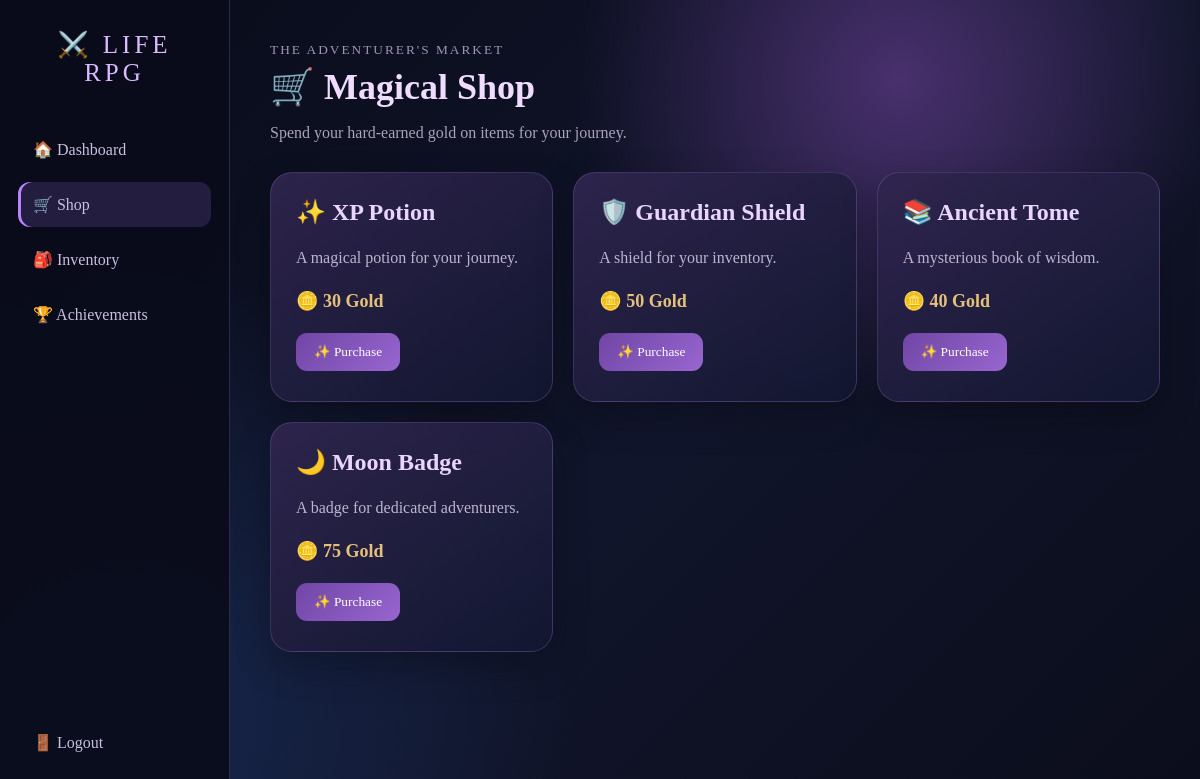
/shop/ (signed in), run on the app's committed database.
### game/models.py (models this page shows)
class ShopItem(models.Model):
    name = models.CharField(max_length=100)
    description = models.TextField(blank=True)
    price = models.IntegerField(default=10)

### game/views.py (the view)
# urls.py: path('shop/', views.shop, name='shop'),
@login_required
def shop(request):
    items = ShopItem.objects.all()
    return render(request, 'game/shop.html', {
        'items': items
    })

### game/templates/game/shop.html (shortened to what this page needs)
<!DOCTYPE html>
<html>
<head>
</head>
<body>
<aside class="sidebar">
    <div class="brand">
        ⚔️ LIFE<br>RPG
    </div>
    <a href="{% url 'dashboard' %}">🏠 Dashboard</a>
    <a class="active" href="{% url 'shop' %}">🛒 Shop</a>
    <a href="{% url 'inventory' %}">🎒 Inventory</a>
    <a href="{% url 'achievements' %}">🏆 Achievements</a>
    <a class="logout" href="{% url 'logout' %}">🚪 Logout</a>
</aside>
<main class="main">
    <div class="header">
        <small>THE ADVENTURER'S MARKET</small>
        <h1>🛒 Magical Shop</h1>
        <p>Spend your hard-earned gold on items for your journey.</p>
    </div>
    <div class="shop-grid">
        {% for item in items %}
        <div class="item">
            <h2>{{ item.name }}</h2>
            <p>{{ item.description }}</p>
            <p class="price">
                🪙 {{ item.price }} Gold
            </p>
            <form method="POST" action="{% url 'buy_item' item.id %}">
                <button type="submit">
                    ✨ Purchase
                </button>
            </form>
        </div>
        {% empty %}
        <div class="item">
            <h2>🌙 Shop is Empty</h2>
            <p>No magical items are available yet.</p>
        </div>
        {% endfor %}
    </div>
</main>
</body>
</html>

### game/templates/game/shop.html (style rules this page uses)
* { box-sizing: border-box; }
body { margin: 0; min-height: 100vh; color: #eee7ff; font-family: Georgia, serif; background: radial-gradient(circle at 75% 10%, #48306d 0%, transparent 28%), radial-gradient(circle at 10% 90%, #17274d 0%, transparent 35%), linear-gradient(135deg, #080b18, #11152b 55%, #0b0d1b); }
.sidebar { position: fixed; left: 0; top: 0; width: 230px; height: 100vh; padding: 30px 18px; background: rgba(10,12,27,.94); border-right: 1px solid rgba(190,155,255,.2); display: flex; flex-direction: column; }
.brand { text-align: center; color: #dcbaff; letter-spacing: 4px; font-size: 25px; margin-bottom: 35px; }
.sidebar a { padding: 13px 15px; margin: 5px 0; color: #c9c0df; text-decoration: none; border-radius: 12px; }
.sidebar a:hover, .active { background: rgba(130,91,190,.22); color: #fff; box-shadow: inset 3px 0 #b982ff; }
.logout { margin-top: auto !important; }
.main { margin-left: 230px; padding: 40px; }
.header { margin-bottom: 30px; }
.header small { color: #9e94b8; letter-spacing: 2px; }
.header h1 { color: #f0dcff; font-size: 36px; margin: 8px 0; }
.header p { color: #aaa3b9; }
.shop-grid { display: grid; grid-template-columns: repeat(3, 1fr); gap: 20px; }
.item { padding: 25px; min-height: 230px; border-radius: 22px; background: linear-gradient( 145deg, rgba(48,37,78,.94), rgba(18,23,48,.96) ); border: 1px solid rgba(195,155,255,.2); box-shadow: 0 15px 35px rgba(0,0,0,.25); transition: .3s; }
.item h2 { color: #ead5ff; margin-top: 0; }
.item p { color: #bdb4cf; line-height: 1.5; }
.price { color: #e5c17b !important; font-size: 18px; font-weight: bold; }
button { border: none; padding: 11px 18px; border-radius: 11px; background: linear-gradient(135deg,#7046a5,#9866d0); color: white; cursor: pointer; font-family: Georgia, serif; }

### data on the page
ShopItem: name "✨ XP Potion", description "A magical potion for your journey.", price "30"
ShopItem: name "🛡️ Guardian Shield", description "A shield for your inventory.", price "50"
ShopItem: name "📚 Ancient Tome", description "A mysterious book of wisdom.", price "40"
ShopItem: name "🌙 Moon Badge", description "A badge for dedicated adventurers.", price "75"
